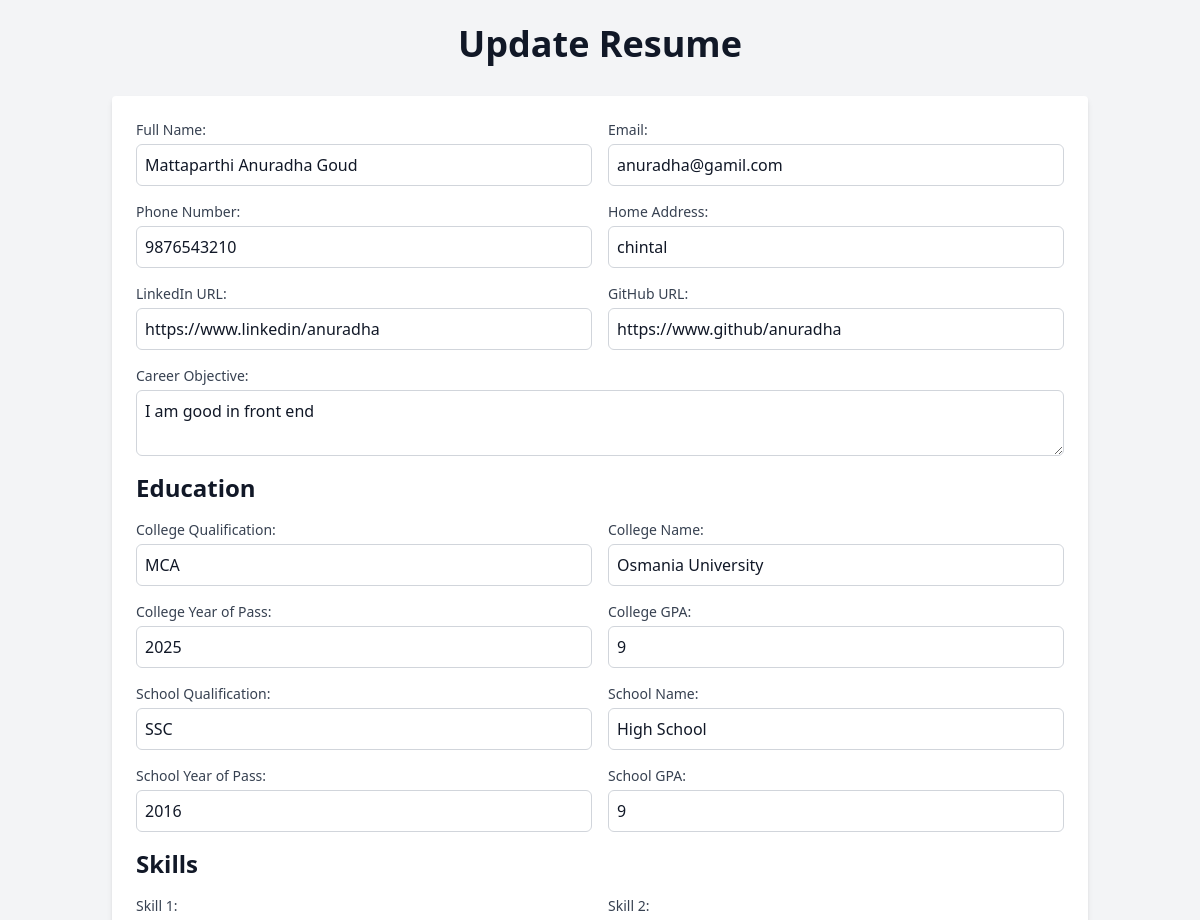
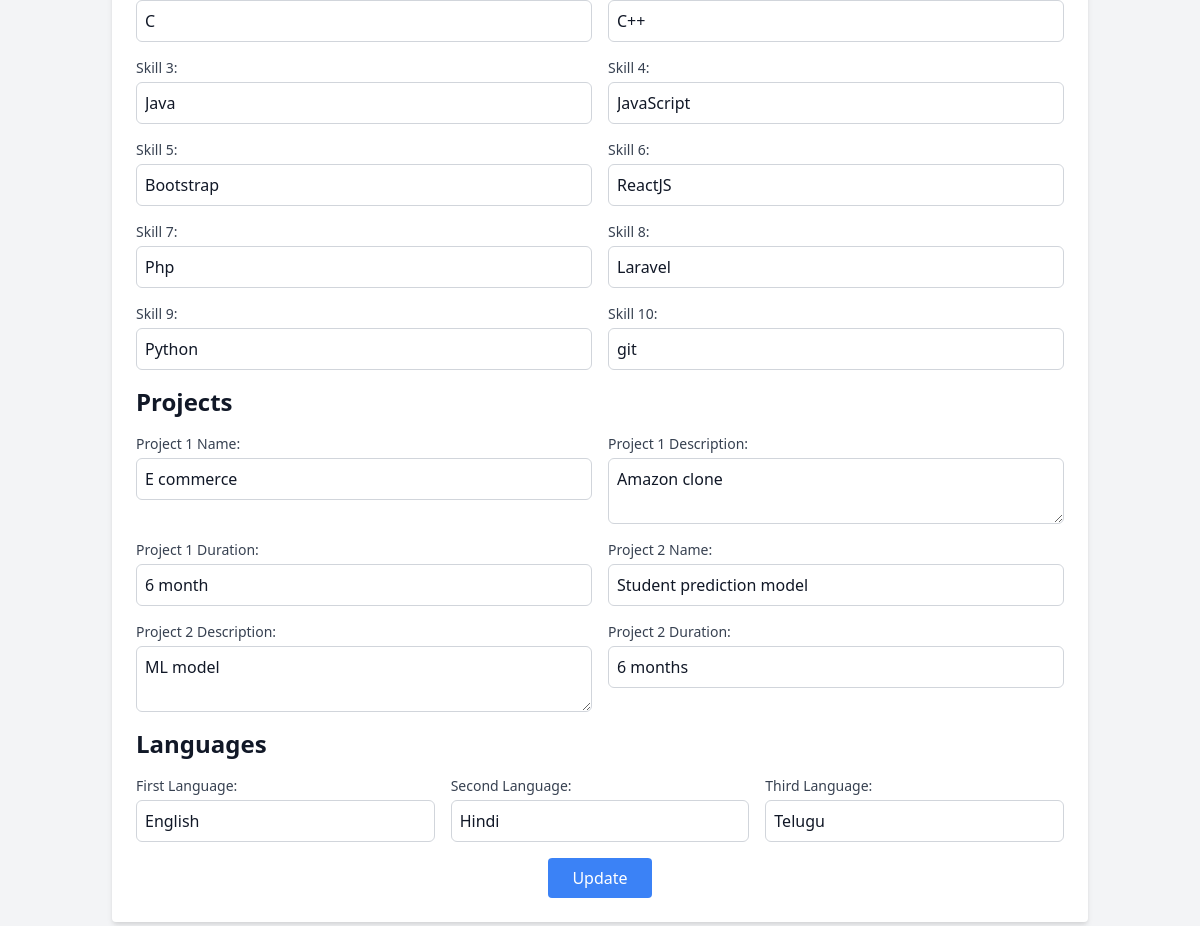
Page /update/4 on the committed database (2 pictures, top to bottom).
### models.py (models this page shows)
class Resumebuildertable(Base):
    __tablename__ = "resumedatatable"
    id = Column(Integer, primary_key=True, index=True)
    name = Column(String, index=True)
    email = Column(String, index=True)
    phonenumber = Column(String, index=True)
    location = Column(String, index=True)
    linkedinlink = Column(String, index=True)
    githublink = Column(String, index=True)
    careerobjective = Column(String, index=True)
    college_qualification = Column(String, index=True)
    college_name = Column(String, index=True)
    college_year_of_pass = Column(String, index=True)
    college_gpa = Column(String, index=True)
    school_qualification = Column(String, index=True)
    school_name = Column(String, index=True)
    school_year_of_pass = Column(String, index=True)
    school_gpa = Column(String, index=True)
    skill1 = Column(String, index=True)
    skill2 = Column(String, index=True)
    skill3 = Column(String, index=True)
    skill4 = Column(String, index=True)
    skill5 = Column(String, index=True)
    skill6 = Column(String, index=True)
    skill7 = Column(String, index=True, default="")
    skill8 = Column(String, index=True, default="")
    skill9 = Column(String, index=True, default="")
    skill10 = Column(String, index=True, default="")
    project1_name = Column(String, index=True)
    project1_description = Column(String, index=True)
    project1_duration = Column(String, index=True)
    project2_name = Column(String, index=True)
    project2_description = Column(String, index=True)
    project2_duration = Column(String, index=True)
    language1 = Column(String, index=True)
    language2 = Column(String, index=True)
    language3 = Column(String, index=True, default="")

### main.py (the view)
@app.get("/update/{resumebuildertable_id}", response_class=HTMLResponse)
async def update_item_form(resumebuildertable_id: int, request: Request, db: Session = Depends(database.get_db)):
    resumebuildertable = db.query(models.Resumebuildertable).filter(models.Resumebuildertable.id == resumebuildertable_id).first()
    if not resumebuildertable:
        raise HTTPException(status_code=404, detail="Item not found")
    return templates.TemplateResponse("update_item.html", {"request": request, "resumebuildertable": resumebuildertable})

### templates/update_item.html (shortened to what this page needs)
<!DOCTYPE html>
<html lang="en">
<head>
    <link href="https://cdn.jsdelivr.net/npm/tailwindcss@2.2.19/dist/tailwind.min.css" rel="stylesheet">
</head>
<body class="bg-gray-100 text-gray-900">
    <div class="container mx-auto p-6">
        <h1 class="text-4xl font-bold text-center mb-8">Update Resume</h1>
        <form action="/update/{{ resumebuildertable.id }}" method="post" class="bg-white p-6 rounded shadow-md space-y-4">
            <div class="grid grid-cols-1 md:grid-cols-2 gap-4">
                <div>
                    <label for="name" class="block text-sm font-medium text-gray-700">Full Name:</label>
                    <input type="text" id="name" name="name" value="{{ resumebuildertable.name }}" class="mt-1 block w-full border border-gray-300 rounded-md p-2" required>
                </div>
                <div>
                    <label for="email" class="block text-sm font-medium text-gray-700">Email:</label>
                    <input type="text" id="email" name="email" value="{{ resumebuildertable.email }}" class="mt-1 block w-full border border-gray-300 rounded-md p-2" required>
                </div>
                <div>
                    <label for="phonenumber" class="block text-sm font-medium text-gray-700">Phone Number:</label>
                    <input type="text" id="phonenumber" name="phonenumber" value="{{ resumebuildertable.phonenumber }}" class="mt-1 block w-full border border-gray-300 rounded-md p-2" required>
                </div>
                <div>
                    <label for="location" class="block text-sm font-medium text-gray-700">Home Address:</label>
                    <input type="text" id="location" name="location" value="{{ resumebuildertable.location }}" class="mt-1 block w-full border border-gray-300 rounded-md p-2" required>
                </div>
                <div>
                    <label for="linkedinlink" class="block text-sm font-medium text-gray-700">LinkedIn URL:</label>
                    <input type="text" id="linkedinlink" name="linkedinlink" value="{{ resumebuildertable.linkedinlink }}" class="mt-1 block w-full border border-gray-300 rounded-md p-2" required>
                </div>
                <div>
                    <label for="githublink" class="block text-sm font-medium text-gray-700">GitHub URL:</label>
                    <input type="text" id="githublink" name="githublink" value="{{ resumebuildertable.githublink }}" class="mt-1 block w-full border border-gray-300 rounded-md p-2" required>
                </div>
                <div class="md:col-span-2">
                    <label for="careerobjective" class="block text-sm font-medium text-gray-700">Career Objective:</label>
                    <textarea id="careerobjective" name="careerobjective" class="mt-1 block w-full border border-gray-300 rounded-md p-2" required>{{ resumebuildertable.careerobjective }}</textarea>
                </div>
            </div>
            <h2 class="text-2xl font-semibold mt-6 mb-4">Education</h2>
            <div class="grid grid-cols-1 md:grid-cols-2 gap-4">
                <div>
                    <label for="college_qualification" class="block text-sm font-medium text-gray-700">College Qualification:</label>
                    <input type="text" id="college_qualification" name="college_qualification" value="{{ resumebuildertable.college_qualification }}" class="mt-1 block w-full border border-gray-300 rounded-md p-2" required>
                </div>
                <div>
                    <label for="college_name" class="block text-sm font-medium text-gray-700">College Name:</label>
                    <input type="text" id="college_name" name="college_name" value="{{ resumebuildertable.college_name }}" class="mt-1 block w-full border border-gray-300 rounded-md p-2" required>
                </div>
                <div>
                    <label for="college_year_of_pass" class="block text-sm font-medium text-gray-700">College Year of Pass:</label>
                    <input type="text" id="college_year_of_pass" name="college_year_of_pass" value="{{ resumebuildertable.college_year_of_pass }}" class="mt-1 block w-full border border-gray-300 rounded-md p-2" required>
                </div>
                <div>
                    <label for="college_gpa" class="block text-sm font-medium text-gray-700">College GPA:</label>
                    <input type="text" id="college_gpa" name="college_gpa" value="{{ resumebuildertable.college_gpa }}" class="mt-1 block w-full border border-gray-300 rounded-md p-2" required>
                </div>
                <div>
                    <label for="school_qualification" class="block text-sm font-medium text-gray-700">School Qualification:</label>
                    <input type="text" id="school_qualification" name="school_qualification" value="{{ resumebuildertable.school_qualification }}" class="mt-1 block w-full border border-gray-300 rounded-md p-2" required>
                </div>
                <div>
                    <label for="school_name" class="block text-sm font-medium text-gray-700">School Name:</label>
                    <input type="text" id="school_name" name="school_name" value="{{ resumebuildertable.school_name }}" class="mt-1 block w-full border border-gray-300 rounded-md p-2" required>
                </div>
                <div>
                    <label for="school_year_of_pass" class="block text-sm font-medium text-gray-700">School Year of Pass:</label>
                    <input type="text" id="school_year_of_pass" name="school_year_of_pass" value="{{ resumebuildertable.school_year_of_pass }}" class="mt-1 block w-full border border-gray-300 rounded-md p-2" required>
                </div>
                <div>
                    <label for="school_gpa" class="block text-sm font-medium text-gray-700">School GPA:</label>
                    <input type="text" id="school_gpa" name="school_gpa" value="{{ resumebuildertable.school_gpa }}" class="mt-1 block w-full border border-gray-300 rounded-md p-2" required>
                </div>
            </div>
            <h2 class="text-2xl font-semibold mt-6 mb-4">Skills</h2>
            <div class="grid grid-cols-1 md:grid-cols-2 gap-4">
                <div>
                    <label for="skill1" class="block text-sm font-medium text-gray-700">Skill 1:</label>
                    <input type="text" id="skill1" name="skill1" value="{{ resumebuildertable.skill1 }}" class="mt-1 block w-full border border-gray-300 rounded-md p-2" required>
                </div>
                <div>
                    <label for="skill2" class="block text-sm font-medium text-gray-700">Skill 2:</label>
                    <input type="text" id="skill2" name="skill2" value="{{ resumebuildertable.skill2 }}" class="mt-1 block w-full border border-gray-300 rounded-md p-2" required>
                </div>
                <div>
                    <label for="skill3" class="block text-sm font-medium text-gray-700">Skill 3:</label>
                    <input type="text" id="skill3" name="skill3" value="{{ resumebuildertable.skill3 }}" class="mt-1 block w-full border border-gray-300 rounded-md p-2" required>
                </div>
                <div>
                    <label for="skill4" class="block text-sm font-medium text-gray-700">Skill 4:</label>
                    <input type="text" id="skill4" name="skill4" value="{{ resumebuildertable.skill4 }}" class="mt-1 block w-full border border-gray-300 rounded-md p-2" required>
                </div>
                <div>
                    <label for="skill5" class="block text-sm font-medium text-gray-700">Skill 5:</label>
                    <input type="text" id="skill5" name="skill5" value="{{ resumebuildertable.skill5 }}" class="mt-1 block w-full border border-gray-300 rounded-md p-2" required>
                </div>
                <div>
                    <label for="skill6" class="block text-sm font-medium text-gray-700">Skill 6:</label>
                    <input type="text" id="skill6" name="skill6" value="{{ resumebuildertable.skill6 }}" class="mt-1 block w-full border border-gray-300 rounded-md p-2" required>
                </div>
                <div>
                    <label for="skill7" class="block text-sm font-medium text-gray-700">Skill 7:</label>
                    <input type="text" id="skill7" name="skill7" value="{{ resumebuildertable.skill7 }}" class="mt-1 block w-full border border-gray-300 rounded-md p-2" required>
                </div>
                <div>
                    <label for="skill8" class="block text-sm font-medium text-gray-700">Skill 8:</label>
                    <input type="text" id="skill8" name="skill8" value="{{ resumebuildertable.skill8 }}" class="mt-1 block w-full border border-gray-300 rounded-md p-2" required>
                </div>
                <div>
                    <label for="skill9" class="block text-sm font-medium text-gray-700">Skill 9:</label>
                    <input type="text" id="skill9" name="skill9" value="{{ resumebuildertable.skill9 }}" class="mt-1 block w-full border border-gray-300 rounded-md p-2" required>
                </div>
                <div>
                    <label for="skill10" class="block text-sm font-medium text-gray-700">Skill 10:</label>
                    <input type="text" id="skill10" name="skill10" value="{{ resumebuildertable.skill10 }}" class="mt-1 block w-full border border-gray-300 rounded-md p-2" required>
                </div>
            </div>
            <h2 class="text-2xl font-semibold mt-6 mb-4">Projects</h2>
            <div class="grid grid-cols-1 md:grid-cols-2 gap-4">
                <div>
                    <label for="project1_name" class="block text-sm font-medium text-gray-700">Project 1 Name:</label>
                    <input type="text" id="project1_name" name="project1_name" value="{{ resumebuildertable.project1_name }}" class="mt-1 block w-full border border-gray-300 rounded-md p-2" required>
                </div>
                <div>
                    <label for="project1_description" class="block text-sm font-medium text-gray-700">Project 1 Description:</label>
                    <textarea id="project1_description" name="project1_description" class="mt-1 block w-full border border-gray-300 rounded-md p-2" required>{{ resumebuildertable.project1_description }}</textarea>
                </div>
                <div>
                    <label for="project1_duration" class="block text-sm font-medium text-gray-700">Project 1 Duration:</label>
                    <input type="text" id="project1_duration" name="project1_duration" value="{{ resumebuildertable.project1_duration }}" class="mt-1 block w-full border border-gray-300 rounded-md p-2" required>
                </div>
                <div>
                    <label for="project2_name" class="block text-sm font-medium text-gray-700">Project 2 Name:</label>
                    <input type="text" id="project2_name" name="project2_name" value="{{ resumebuildertable.project2_name }}" class="mt-1 block w-full border border-gray-300 rounded-md p-2" required>
                </div>
                <div>
                    <label for="project2_description" class="block text-sm font-medium text-gray-700">Project 2 Description:</label>
                    <textarea id="project2_description" name="project2_description" class="mt-1 block w-full border border-gray-300 rounded-md p-2" required>{{ resumebuildertable.project2_description }}</textarea>
                </div>
                <div>
                    <label for="project2_duration" class="block text-sm font-medium text-gray-700">Project 2 Duration:</label>
                    <input type="text" id="project2_duration" name="project2_duration" value="{{ resumebuildertable.project2_duration }}" class="mt-1 block w-full border border-gray-300 rounded-md p-2" required>
                </div>
            </div>
            <h2 class="text-2xl font-semibold mt-6 mb-4">Languages</h2>
            <div class="grid grid-cols-1 md:grid-cols-3 gap-4">
                <div>
                    <label for="language1" class="block text-sm font-medium text-gray-700">First Language:</label>
                    <input type="text" id="language1" name="language1" value="{{ resumebuildertable.language1 }}" class="mt-1 block w-full border border-gray-300 rounded-md p-2" required>
                </div>
                <div>
                    <label for="language2" class="block text-sm font-medium text-gray-700">Second Language:</label>
                    <input type="text" id="language2" name="language2" value="{{ resumebuildertable.language2 }}" class="mt-1 block w-full border border-gray-300 rounded-md p-2" required>
                </div>
                <div>
                    <label for="language3" class="block text-sm font-medium text-gray-700">Third Language:</label>
                    <input type="text" id="language3" name="language3" value="{{ resumebuildertable.language3 }}" class="mt-1 block w-full border border-gray-300 rounded-md p-2" required>
                </div>
            </div>
            <div class="text-center mt-8">
                <input type="submit" value="Update" class="bg-blue-500 text-white px-6 py-2 rounded hover:bg-blue-600 cursor-pointer">
            </div>
        </form>
    </div>
</body>
</html>

### rows in the picture
Resumebuildertable: name "Mattaparthi Anuradha Goud", email "anuradha@gamil.com", phonenumber "9876543210", location "chintal", linkedinlink "https://www.linkedin/anuradha", githublink "https://www.github/anuradha", careerobjective "I am good in front end", college_qualification "MCA", college_name "Osmania University", college_year_of_pass "2025", college_gpa "9", school_qualification "SSC", school_name "High School", school_year_of_pass "2016", school_gpa "9", skill1 "C", skill2 "C++", skill3 "Java", skill4 "JavaScript", skill5 "Bootstrap", skill6 "ReactJS", skill7 "Php", skill8 "Laravel", skill9 "Python", skill10 "git", project1_name "E commerce", project1_description "Amazon clone", project1_duration "6 month", project2_name "Student prediction model", project2_description "ML model", project2_duration "6 months", language1 "English", language2 "Hindi", language3 "Telugu"
